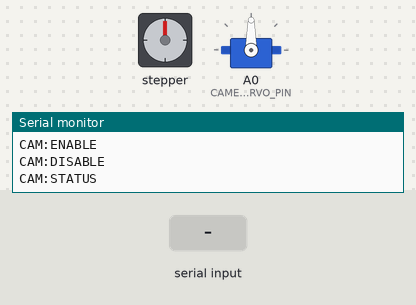
Bench run of a sketch on a simulated Arduino Uno, built with avr-gcc and run on an emulated ATmega328P. Parts: stepper motor, servo, the last lines printed to the serial monitor. Wiring (inferred from the names in the program): stepper motor driver (200 steps per turn assumed): step pin 12; direction A2; enable A1. Inputs (shaded band) come from the test bench.

Above: at 1.4 s.
1.5 s: "CAM:LEFT\n" received over Serial
At 1.66 s:
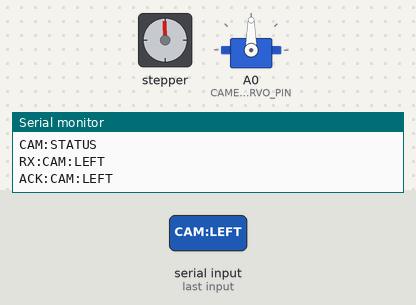
At 2.26 s:
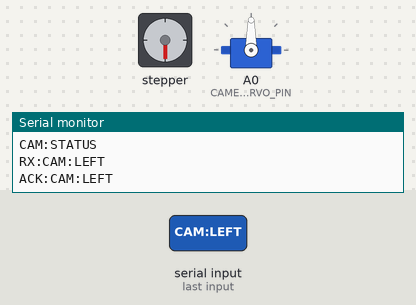
4.5 s: "CAM:\n" received over Serial
7.5 s: "ARM:\n" received over Serial
10.5 s: "CAM:RIGHT\n" received over Serial
13.5 s: "CAM:STOP\n" received over Serial
At 14.7 s:
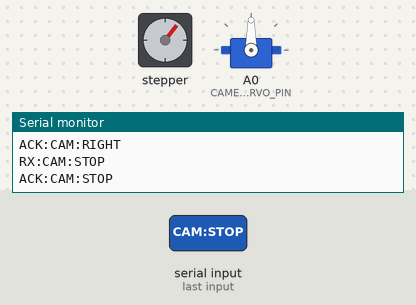
15.0 s: "CAM:LEFT\n" received over Serial
At 15.46 s:
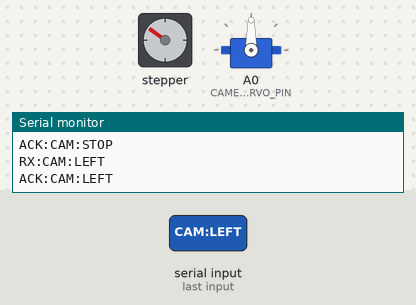
Timing chart, 0 to 19.0 s (numbered marks = the images above; inputs shaded):
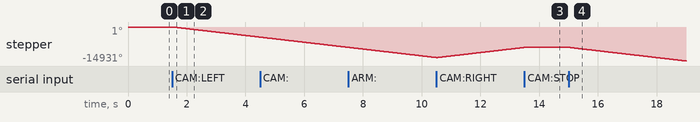

Measured:
- after the input at 1.5 s, stepper: keeps turning counter-clockwise at about 1496°/s, starting at once
- after the input at 13.5 s, stepper: goes on until 13.5 s, then stays -8962°
- after the input at 15.0 s, stepper: keeps turning counter-clockwise at about 1496°/s, starting at once

The sketch:

Uno_Arm_Control_V4.ino
```cpp
#include <Servo.h>

// ==================================================
// Arduino UNO - Apex Rover Camera Mount + ARM Placeholder
//
// SAFE VERSION
// Based on the original working behavior.
// Only small additions:
// - CAM:ENABLE
// - CAM:DISABLE
// - CAM:STATUS
//
// No stepperMode.
// No finite steps.
// No complicated start/stop logic.
// ==================================================


// ==================================================
// A4988 Stepper Driver Pins
// ==================================================
//
// Your current hardware:
// EN   -> A1
// STEP -> D12
// DIR  -> A2
//
// If your DIR is still on D13, change DIR_PIN back to 13.
// ==================================================

#define EN_PIN   A1
#define STEP_PIN 12
#define DIR_PIN  A2


// ==================================================
// Camera Servo Pin
// ==================================================

#define CAMERA_SERVO_PIN A0


// ==================================================
// Servo Settings
// ==================================================

Servo cameraServo;

int cameraAngle = 90;

const int SERVO_MIN  = 30;
const int SERVO_MAX  = 150;
const int SERVO_STEP = 5;

// If UP/DOWN is reversed, change this.
// true  = CAM:UP decreases angle, CAM:DOWN increases angle
// false = CAM:UP increases angle, CAM:DOWN decreases angle
const bool INVERT_SERVO_VERTICAL = true;


// ==================================================
// Stepper Settings
// ==================================================
//
// cameraDirection:
// -1 = rotate left
//  0 = stop
//  1 = rotate right
// ==================================================

int cameraDirection = 0;

unsigned long lastStepTime = 0;

// Smaller = faster
// Bigger  = slower
const unsigned long STEP_INTERVAL_MICROS = 1200;

// A4988 pulse width
const unsigned int STEP_PULSE_MICROS = 3;


// ==================================================
// ARM Placeholder Settings
// ==================================================

bool armEnabled = false;
String lastArmCommand = "NONE";


// ==================================================
// SETUP
// ==================================================

void setup() {
  Serial.begin(9600);
  Serial.setTimeout(50);

  pinMode(STEP_PIN, OUTPUT);
  pinMode(DIR_PIN, OUTPUT);
  pinMode(EN_PIN, OUTPUT);

  digitalWrite(EN_PIN, LOW);      // Enable A4988
  digitalWrite(STEP_PIN, LOW);
  digitalWrite(DIR_PIN, LOW);

  cameraServo.attach(CAMERA_SERVO_PIN);
  cameraServo.write(cameraAngle);

  Serial.println("====================================");
  Serial.println("UNO Ready - Apex Rover Camera Mount SAFE");
  Serial.println("Stepper EN   : A1");
  Serial.println("Stepper STEP : D12");
  Serial.println("Stepper DIR  : A2");
  Serial.println("Servo Pin    : A0");
  Serial.println("ARM placeholder enabled");
  Serial.println("====================================");

  Serial.println("Available CAM commands:");
  Serial.println("CAM:LEFT");
  Serial.println("CAM:RIGHT");
  Serial.println("CAM:STOP");
  Serial.println("CAM:UP");
  Serial.println("CAM:DOWN");
  Serial.println("CAM:CENTER");
  Serial.println("CAM:ENABLE");
  Serial.println("CAM:DISABLE");
  Serial.println("CAM:STATUS");
}


// ==================================================
// LOOP
// ==================================================

void loop() {
  readRaspberryCommands();
  runCameraStepper();
  runArmPlaceholder();
}


// ==================================================
// Read Commands From Raspberry Pi
// ==================================================

void readRaspberryCommands() {
  if (Serial.available() > 0) {
    String command = Serial.readStringUntil('\n');
    command.trim();

    if (command.length() == 0) {
      return;
    }

    Serial.print("RX:");
    Serial.println(command);

    if (command.startsWith("CAM:")) {
      handleCameraCommand(command);
    }

    else if (command.startsWith("ARM:")) {
      handleArmCommand(command);
    }

    else {
      Serial.print("ERROR:UNKNOWN_COMMAND:");
      Serial.println(command);
    }
  }
}


// ==================================================
// Handle Camera Commands
// ==================================================

void handleCameraCommand(String command) {

  if (command == "CAM:LEFT") {
    cameraDirection = -1;
    digitalWrite(DIR_PIN, LOW);
    digitalWrite(EN_PIN, LOW);
    Serial.println("ACK:CAM:LEFT");
  }

  else if (command == "CAM:RIGHT") {
    cameraDirection = 1;
    digitalWrite(DIR_PIN, HIGH);
    digitalWrite(EN_PIN, LOW);
    Serial.println("ACK:CAM:RIGHT");
  }

  else if (command == "CAM:STOP") {
    cameraDirection = 0;
    digitalWrite(STEP_PIN, LOW);
    Serial.println("ACK:CAM:STOP");
  }

  else if (command == "CAM:ENABLE") {
    digitalWrite(EN_PIN, LOW);
    Serial.println("ACK:CAM:ENABLE");
  }

  else if (command == "CAM:DISABLE") {
    cameraDirection = 0;
    digitalWrite(STEP_PIN, LOW);
    digitalWrite(EN_PIN, HIGH);
    Serial.println("ACK:CAM:DISABLE");
  }

  else if (command == "CAM:UP") {
    if (INVERT_SERVO_VERTICAL) {
      cameraAngle -= SERVO_STEP;
    } else {
      cameraAngle += SERVO_STEP;
    }

    updateCameraServo();
    Serial.println("ACK:CAM:UP");
  }

  else if (command == "CAM:DOWN") {
    if (INVERT_SERVO_VERTICAL) {
      cameraAngle += SERVO_STEP;
    } else {
      cameraAngle -= SERVO_STEP;
    }

    updateCameraServo();
    Serial.println("ACK:CAM:DOWN");
  }

  else if (command == "CAM:CENTER") {
    cameraDirection = 0;
    digitalWrite(STEP_PIN, LOW);

    cameraAngle = 90;
    updateCameraServo();

    Serial.println("ACK:CAM:CENTER");
  }

  else if (command == "CAM:STATUS") {
    sendCameraStatus();
  }

  else {
    Serial.print("ERROR:UNKNOWN_CAM_COMMAND:");
    Serial.println(command);
  }
}


// ==================================================
// Run Stepper Motor Continuously
// ==================================================

void runCameraStepper() {
  if (cameraDirection == 0) {
    return;
  }

  unsigned long now = micros();

  if (now - lastStepTime >= STEP_INTERVAL_MICROS) {
    lastStepTime = now;

    digitalWrite(STEP_PIN, HIGH);
    delayMicroseconds(STEP_PULSE_MICROS);
    digitalWrite(STEP_PIN, LOW);
  }
}


// ==================================================
// Update Servo Angle
// ==================================================

void updateCameraServo() {
  cameraAngle = constrain(cameraAngle, SERVO_MIN, SERVO_MAX);
  cameraServo.write(cameraAngle);

  Serial.print("CAM:ANGLE:");
  Serial.println(cameraAngle);
}


// ==================================================
// Send Camera Status
// ==================================================

void sendCameraStatus() {
  Serial.print("DATA:CAMERA:");
  Serial.print("ANGLE=");
  Serial.print(cameraAngle);

  Serial.print(";DIR=");
  Serial.print(cameraDirection);

  Serial.print(";EN=");
  Serial.println(digitalRead(EN_PIN) == LOW ? "1" : "0");
}


// ==================================================
// ARM Command Handler - Placeholder
// ==================================================

void handleArmCommand(String command) {
  lastArmCommand = command;

  if (command == "ARM:STOP") {
    armEnabled = false;
    Serial.println("ACK:ARM:STOP");
  }

  else if (command == "ARM:HOME") {
    armEnabled = true;
    Serial.println("ACK:ARM:HOME:PLACEHOLDER");
  }

  else if (command == "ARM:STATUS") {
    sendArmStatus();
  }

  else if (command == "ARM:BASE:LEFT") {
    armEnabled = true;
    Serial.println("ACK:ARM:BASE:LEFT:PLACEHOLDER");
  }

  else if (command == "ARM:BASE:RIGHT") {
    armEnabled = true;
    Serial.println("ACK:ARM:BASE:RIGHT:PLACEHOLDER");
  }

  else if (command == "ARM:SHOULDER:UP") {
    armEnabled = true;
    Serial.println("ACK:ARM:SHOULDER:UP:PLACEHOLDER");
  }

  else if (command == "ARM:SHOULDER:DOWN") {
    armEnabled = true;
    Serial.println("ACK:ARM:SHOULDER:DOWN:PLACEHOLDER");
  }

  else if (command == "ARM:ELBOW:UP") {
    armEnabled = true;
    Serial.println("ACK:ARM:ELBOW:UP:PLACEHOLDER");
  }

  else if (command == "ARM:ELBOW:DOWN") {
    armEnabled = true;
    Serial.println("ACK:ARM:ELBOW:DOWN:PLACEHOLDER");
  }

  else if (command == "ARM:GRIPPER:OPEN") {
    armEnabled = true;
    Serial.println("ACK:ARM:GRIPPER:OPEN:PLACEHOLDER");
  }

  else if (command == "ARM:GRIPPER:CLOSE") {
    armEnabled = true;
    Serial.println("ACK:ARM:GRIPPER:CLOSE:PLACEHOLDER");
  }

  else {
    Serial.print("ERROR:UNKNOWN_ARM_COMMAND:");
    Serial.println(command);
  }
}


// ==================================================
// ARM Runtime Placeholder
// ==================================================

void runArmPlaceholder() {
  // Empty for now.
}


// ==================================================
// Send ARM Status
// ==================================================

void sendArmStatus() {
  Serial.print("DATA:ARM:");

  Serial.print("ENABLED=");
  Serial.print(armEnabled ? "1" : "0");

  Serial.print(";LAST=");
  Serial.println(lastArmCommand);
}
```
